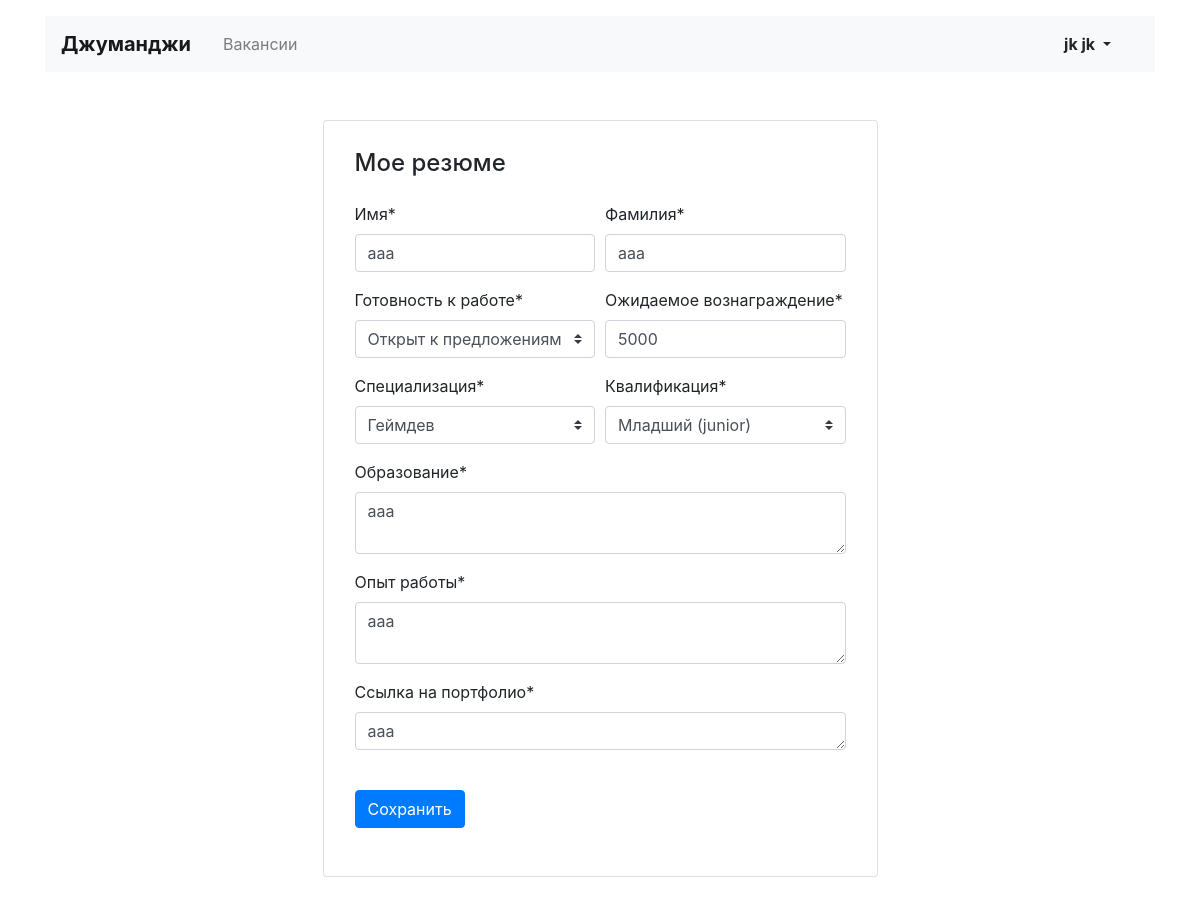
The app's page /myresume/ (signed in) with its own data.
### vacancies/models.py (models this page shows)
class Resume(models.Model):
    STATUS_CHOICES = [
        ('looking_for_a_job', 'Ищу работу'),
        ('open_to_suggestions', 'Открыт к предложениям'),
        ('not_looking_for_a_job', 'Не ищу работу'),
    ]
    GRADE_CHOICES = [
        ('junior', 'Младший (junior)'),
        ('middle', 'Средний (middle)'),
        ('senior', 'Страший (senior)')
    ]
    user = models.OneToOneField(User, on_delete=models.CASCADE, related_name='resume')
    name = models.CharField(max_length=32)
    surname = models.CharField(max_length=32)
    status = models.CharField(max_length=64, choices=STATUS_CHOICES)
    salary = models.IntegerField()
    specialty = models.ForeignKey(Specialty, on_delete=models.CASCADE, related_name='resume')
    grade = models.CharField(max_length=64, choices=GRADE_CHOICES)
    education = models.TextField()
    experience = models.TextField()
    portfolio = models.TextField()

### vacancies/views/my_resume.py (the view, shortened to what this page needs)
# urls.py: path('myresume/', my_resume.MyResumeEditView.as_view(), name='resume'),
@method_decorator(login_required, name='dispatch')
class MyResumeEditView(View):
    def get(self, request):
        user = request.user
        is_resume = models.Resume.objects.filter(user=user).first()
        if is_resume is not None:
            return render(request, 'vacancies/my_resume/resume-edit.html', {
                'form': forms.MyResumeEditForm(instance=is_resume)
            })
        return render(request, 'vacancies/my_resume/resume-create.html')

### vacancies/models.py (called while the page is built)
    def __str__(self):
        return '{0}'.format(self.title)

### vacancies/templates/vacancies/my_resume/resume-edit.html (shortened to what this page needs)
{% extends '../base.html' %}
  {% block content %}
  <main class="container mt-3 pb-5">
    <section class="col-12 col-lg-6 offset-lg-3 mt-5 card">
      <div class="card-body px-3 pb-4">
        <h1 class="h4 pt-2 pb-3">Мое резюме</h1>
        {% load crispy_forms_tags %}
        {% crispy form %}
      </div>
    </section>
  </main>
  {% endblock %}

### vacancies/templates/vacancies/base.html (shortened to what this page needs)
<!DOCTYPE html>
<html lang="ru">
<head>
  <link rel="stylesheet" href="https://stackpath.bootstrapcdn.com/bootstrap/4.3.1/css/bootstrap.min.css">
</head>
<body>
  <header class="container mt-3">
    <nav class="navbar navbar-expand-lg navbar-light bg-light">
      <a class="navbar-brand mr-4 font-weight-bold" href="{% url '/' %}">Джуманджи</a>
      <div class="collapse navbar-collapse justify-content-between" id="navbarNav">
        <ul class="navbar-nav col-10">
          <li class="nav-item">
            <a class="nav-link" href="{% url 'vacancies' %}">Вакансии</a>
          </li>
        </ul>
        <ul class="navbar-nav col-2 justify-content-end">
          {% if user.is_authenticated %}
            <div class="btn-group">
                <button type="button" class="btn dropdown-toggle font-weight-bold" data-toggle="dropdown" aria-haspopup="true" aria-expanded="false">
                  {{ user.first_name }} {{ user.last_name }}
                </button>
            </div>
          {% else %}
          <li class="nav-item active">
            <a href="{% url 'login' %}" class="nav-link font-weight-bold">Вход</a>
          </li>
          {% endif %}
        </ul>
      </div>
    </nav>
  </header>
  {% block content %} {% endblock %}
</body>
</html>

### records on screen
Resume: name "aaa", surname "aaa", status "Открыт к предложениям", salary "5000", specialty "Геймдев", grade "Младший (junior)", education "aaa", experience "aaa", portfolio "aaa"

### other values on screen
{{ user.first_name }} "jk"
{{ user.last_name }} "jk"
